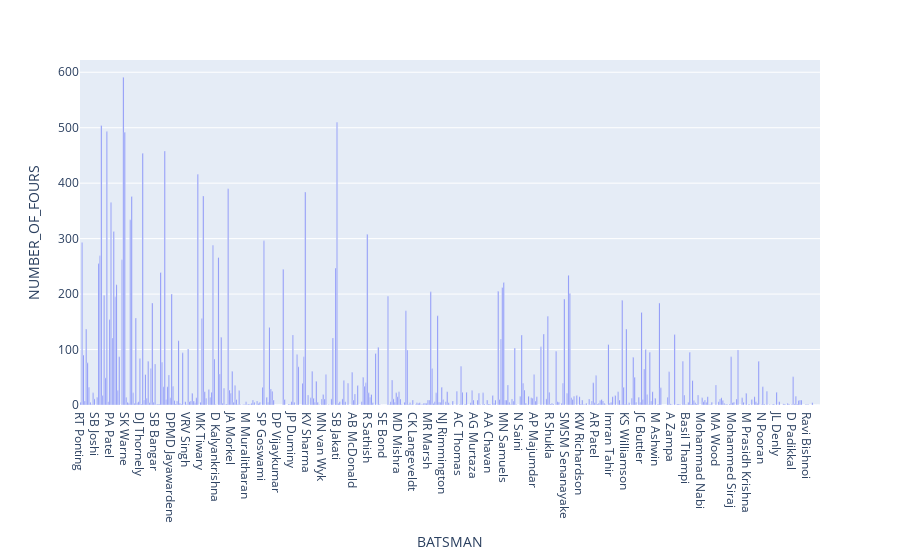

Notebook source saved alongside this figure:
### Code cell
bds_data = pd.DataFrame(dict(BATSMAN = bds_by_batsman.keys(),NUMBER_OF_FOURS = bds_by_batsman.values()))
bds_graph = px.bar(bds_data , x = 'BATSMAN',y='NUMBER_OF_FOURS')
bds_graph

### Figure 1 — Plotly figure (JSON) as saved in the notebook; plotly's stock layout.template omitted (floating-point values rounded to 4 significant figures; data arrays with more than 128 entries replaced by an {"elided": "..."} marker saying what was removed)
{"data": [{"alignmentgroup": "True", "hovertemplate": "BATSMAN=%{x}<br>NUMBER_OF_FOURS=%{y}<extra></extra>", "legendgroup": "", "marker": {"color": "#636efa", "pattern": {"shape": ""}}, "name": "", "offsetgroup": "", "orientation": "v", "showlegend": false, "textposition": "auto", "type": "bar", "x": {"elided": "537 str values"}, "xaxis": "x", "y": {"elided": "537 int values"}, "yaxis": "y"}], "layout": {"autosize": true, "barmode": "relative", "legend": {"tracegroupgap": 0}, "margin": {"t": 60}, "xaxis": {"anchor": "y", "autorange": true, "domain": [0, 1], "range": [-0.5, 536.5], "title": {"text": "BATSMAN"}, "type": "category"}, "yaxis": {"anchor": "x", "autorange": true, "domain": [0, 1], "range": [0, 622.1], "title": {"text": "NUMBER_OF_FOURS"}, "type": "linear"}}}
